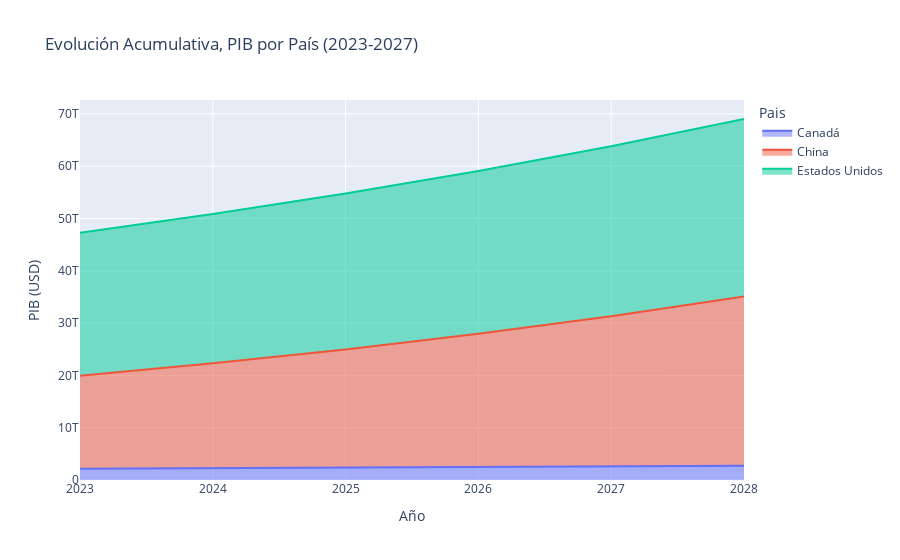
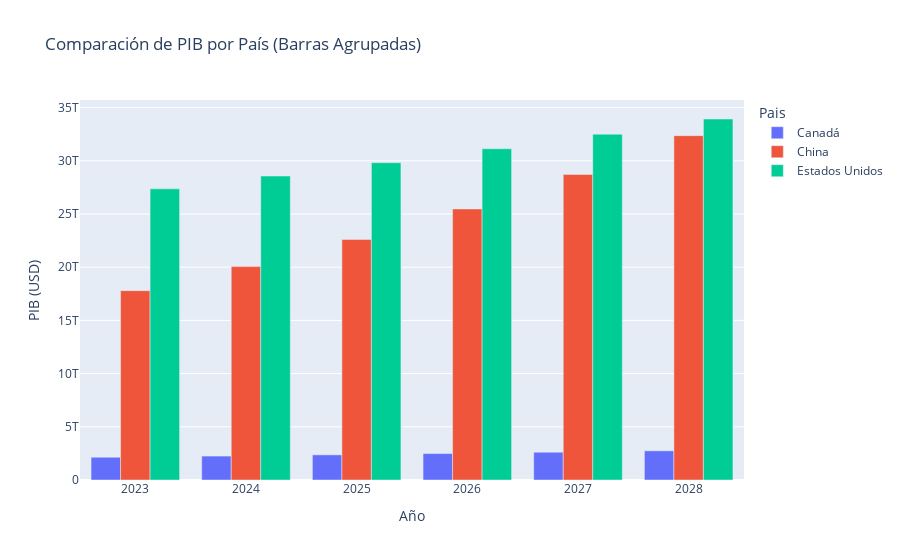
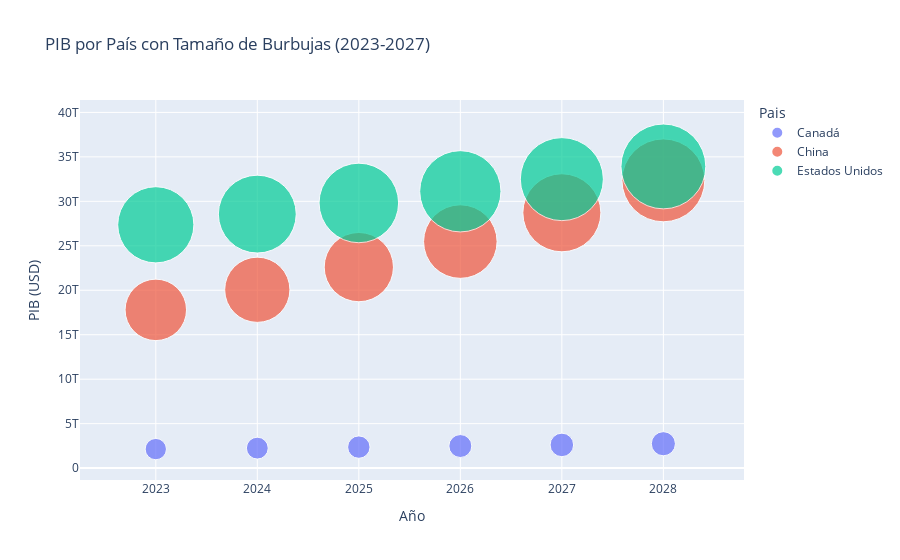

The notebook cell saved with these charts, in order:
### Code cell
analisis_proyeciones(proyeciones_pib, "PIB")

### Figure 1 — Plotly figure (JSON) as saved in the notebook; plotly's stock layout.template omitted (floating-point values rounded to 4 significant figures)
{"data": [{"fillpattern": {"shape": ""}, "hovertemplate": "Pais=Canadá<br>Año=%{x}<br>PIB=%{y}<extra></extra>", "legendgroup": "Canadá", "line": {"color": "#636efa"}, "marker": {"symbol": "circle"}, "mode": "lines", "name": "Canadá", "orientation": "v", "showlegend": true, "stackgroup": "1", "type": "scatter", "x": ["2023", "2024", "2025", "2026", "2027", "2028"], "xaxis": "x", "y": [2140000000000.0, 2249000000000.0, 2363000000000.0, 2483000000000.0, 2610000000000.0, 2743000000000.0], "yaxis": "y"}, {"fillpattern": {"shape": ""}, "hovertemplate": "Pais=China<br>Año=%{x}<br>PIB=%{y}<extra></extra>", "legendgroup": "China", "line": {"color": "#EF553B"}, "marker": {"symbol": "circle"}, "mode": "lines", "name": "China", "orientation": "v", "showlegend": true, "stackgroup": "1", "type": "scatter", "x": ["2023", "2024", "2025", "2026", "2027", "2028"], "xaxis": "x", "y": [17790000000000.0, 20060000000000.0, 22600000000000.0, 25470000000000.0, 28710000000000.0, 32360000000000.0], "yaxis": "y"}, {"fillpattern": {"shape": ""}, "hovertemplate": "Pais=Estados Unidos<br>Año=%{x}<br>PIB=%{y}<extra></extra>", "legendgroup": "Estados Unidos", "line": {"color": "#00cc96"}, "marker": {"symbol": "circle"}, "mode": "lines", "name": "Estados Unidos", "orientation": "v", "showlegend": true, "stackgroup": "1", "type": "scatter", "x": ["2023", "2024", "2025", "2026", "2027", "2028"], "xaxis": "x", "y": [27360935000000, 28560000000000.0, 29820000000000.0, 31130000000000.0, 32500000000000.0, 33920000000000.0], "yaxis": "y"}], "layout": {"legend": {"title": {"text": "Pais"}, "tracegroupgap": 0}, "title": {"text": "Evolución Acumulativa, PIB por País (2023-2027)"}, "xaxis": {"anchor": "y", "domain": [0, 1], "title": {"text": "Año"}}, "yaxis": {"anchor": "x", "domain": [0, 1], "title": {"text": "PIB (USD)"}}}}

### Figure 2 — Plotly figure (JSON) as saved in the notebook; plotly's stock layout.template omitted (floating-point values rounded to 4 significant figures)
{"data": [{"alignmentgroup": "True", "hovertemplate": "Pais=Canadá<br>Año=%{x}<br>PIB=%{y}<extra></extra>", "legendgroup": "Canadá", "marker": {"color": "#636efa", "pattern": {"shape": ""}}, "name": "Canadá", "offsetgroup": "Canadá", "orientation": "v", "showlegend": true, "textposition": "auto", "type": "bar", "x": ["2023", "2024", "2025", "2026", "2027", "2028"], "xaxis": "x", "y": [2140000000000.0, 2249000000000.0, 2363000000000.0, 2483000000000.0, 2610000000000.0, 2743000000000.0], "yaxis": "y"}, {"alignmentgroup": "True", "hovertemplate": "Pais=China<br>Año=%{x}<br>PIB=%{y}<extra></extra>", "legendgroup": "China", "marker": {"color": "#EF553B", "pattern": {"shape": ""}}, "name": "China", "offsetgroup": "China", "orientation": "v", "showlegend": true, "textposition": "auto", "type": "bar", "x": ["2023", "2024", "2025", "2026", "2027", "2028"], "xaxis": "x", "y": [17790000000000.0, 20060000000000.0, 22600000000000.0, 25470000000000.0, 28710000000000.0, 32360000000000.0], "yaxis": "y"}, {"alignmentgroup": "True", "hovertemplate": "Pais=Estados Unidos<br>Año=%{x}<br>PIB=%{y}<extra></extra>", "legendgroup": "Estados Unidos", "marker": {"color": "#00cc96", "pattern": {"shape": ""}}, "name": "Estados Unidos", "offsetgroup": "Estados Unidos", "orientation": "v", "showlegend": true, "textposition": "auto", "type": "bar", "x": ["2023", "2024", "2025", "2026", "2027", "2028"], "xaxis": "x", "y": [27360935000000, 28560000000000.0, 29820000000000.0, 31130000000000.0, 32500000000000.0, 33920000000000.0], "yaxis": "y"}], "layout": {"barmode": "group", "legend": {"title": {"text": "Pais"}, "tracegroupgap": 0}, "title": {"text": "Comparación de PIB por País (Barras Agrupadas)"}, "xaxis": {"anchor": "y", "domain": [0, 1], "title": {"text": "Año"}}, "yaxis": {"anchor": "x", "domain": [0, 1], "title": {"text": "PIB (USD)"}}}}

### Figure 3 — Plotly figure (JSON) as saved in the notebook; plotly's stock layout.template omitted (floating-point values rounded to 4 significant figures)
{"data": [{"hovertemplate": "Pais=Canadá<br>Año=%{x}<br>PIB=%{marker.size}<extra></extra>", "legendgroup": "Canadá", "marker": {"color": "#636efa", "size": [2140000000000.0, 2249000000000.0, 2363000000000.0, 2483000000000.0, 2610000000000.0, 2743000000000.0], "sizemode": "area", "sizeref": 9423000000.0, "symbol": "circle"}, "mode": "markers", "name": "Canadá", "orientation": "v", "showlegend": true, "type": "scatter", "x": ["2023", "2024", "2025", "2026", "2027", "2028"], "xaxis": "x", "y": [2140000000000.0, 2249000000000.0, 2363000000000.0, 2483000000000.0, 2610000000000.0, 2743000000000.0], "yaxis": "y"}, {"hovertemplate": "Pais=China<br>Año=%{x}<br>PIB=%{marker.size}<extra></extra>", "legendgroup": "China", "marker": {"color": "#EF553B", "size": [17790000000000.0, 20060000000000.0, 22600000000000.0, 25470000000000.0, 28710000000000.0, 32360000000000.0], "sizemode": "area", "sizeref": 9423000000.0, "symbol": "circle"}, "mode": "markers", "name": "China", "orientation": "v", "showlegend": true, "type": "scatter", "x": ["2023", "2024", "2025", "2026", "2027", "2028"], "xaxis": "x", "y": [17790000000000.0, 20060000000000.0, 22600000000000.0, 25470000000000.0, 28710000000000.0, 32360000000000.0], "yaxis": "y"}, {"hovertemplate": "Pais=Estados Unidos<br>Año=%{x}<br>PIB=%{marker.size}<extra></extra>", "legendgroup": "Estados Unidos", "marker": {"color": "#00cc96", "size": [27360935000000, 28560000000000.0, 29820000000000.0, 31130000000000.0, 32500000000000.0, 33920000000000.0], "sizemode": "area", "sizeref": 9423000000.0, "symbol": "circle"}, "mode": "markers", "name": "Estados Unidos", "orientation": "v", "showlegend": true, "type": "scatter", "x": ["2023", "2024", "2025", "2026", "2027", "2028"], "xaxis": "x", "y": [27360935000000, 28560000000000.0, 29820000000000.0, 31130000000000.0, 32500000000000.0, 33920000000000.0], "yaxis": "y"}], "layout": {"legend": {"itemsizing": "constant", "title": {"text": "Pais"}, "tracegroupgap": 0}, "title": {"text": "PIB por País con Tamaño de Burbujas (2023-2027)"}, "xaxis": {"anchor": "y", "domain": [0, 1], "title": {"text": "Año"}}, "yaxis": {"anchor": "x", "domain": [0, 1], "title": {"text": "PIB (USD)"}}}}
